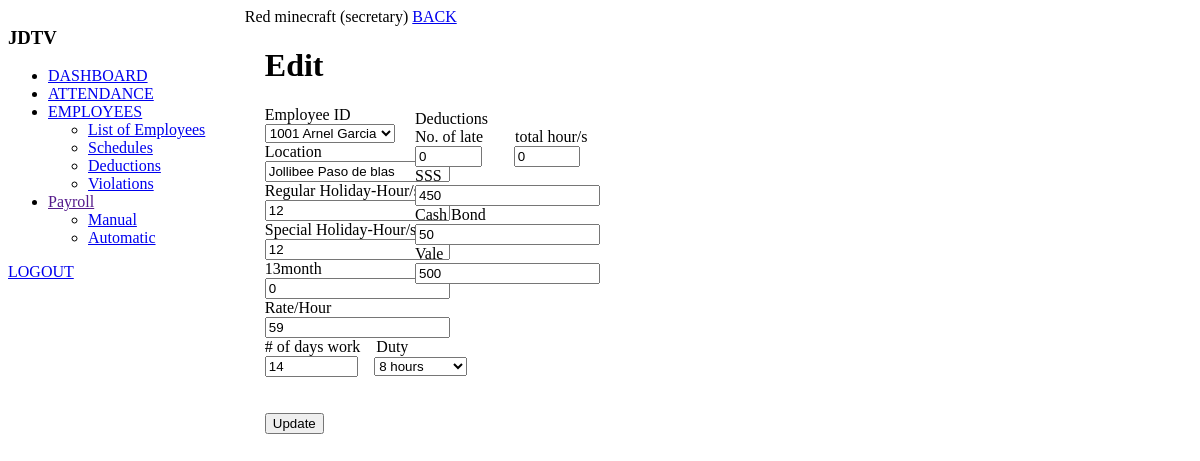
The page /emp_module-main/SecretaryPortal/updatesalary.php?logid=106 (signed in) on the database its author committed.
### tables this page shows
CREATE TABLE `generated_salary` (
  `log` int(11) NOT NULL,
  `emp_id` varchar(11) DEFAULT NULL,
  `location` varchar(255) DEFAULT NULL,
  `rate_hour` float DEFAULT NULL,
  `date` varchar(255) DEFAULT NULL,
  `hours_duty` float DEFAULT NULL,
  `regular_holiday` float DEFAULT NULL,
  `special_holiday` float DEFAULT NULL,
  `day_late` float DEFAULT NULL,
  `hrs_late` float DEFAULT NULL,
  `day_absent` float DEFAULT NULL,
  `hours_absent` float DEFAULT NULL,
  `no_of_work` float DEFAULT NULL,
  `sss` float DEFAULT NULL,
  `pagibig` float DEFAULT NULL,
  `philhealth` float DEFAULT NULL,
  `cashbond` float DEFAULT NULL,
  `vale` float DEFAULT NULL,
  `thirteenmonth` float DEFAULT NULL,
  `total_hours` float DEFAULT NULL,
  `regular_pay` float DEFAULT NULL,
  `regular_holiday_pay` float DEFAULT NULL,
  `special_holiday_pay` float DEFAULT NULL,
  `absent_pay` float DEFAULT NULL,
  `total_deduction` float DEFAULT NULL,
  `total_gross` float DEFAULT NULL,
  `total_netpay` float DEFAULT NULL,
  `dateandtime_created` varchar(50) NOT NULL
);

CREATE TABLE `emp_info` (
  `id` int(11) NOT NULL,
  `empId` varchar(255) NOT NULL,
  `companyId` varchar(255) NOT NULL,
  `firstname` varchar(255) NOT NULL,
  `lastname` varchar(255) NOT NULL,
  `address` varchar(255) NOT NULL,
  `cpnumber` varchar(11) NOT NULL,
  `status` varchar(255) NOT NULL,
  `access` varchar(255) NOT NULL,
  `position` varchar(100) NOT NULL,
  `scheduleTimeIn` varchar(100) NOT NULL,
  `scheduleTimeOut` varchar(100) NOT NULL,
  `email` varchar(255) NOT NULL,
  `password` varchar(255) NOT NULL,
  `timer` varchar(255) NOT NULL,
  `rate` float NOT NULL
);

### emp_module-main/SecretaryPortal/updatesalary.php (the view, shortened to what this page needs)
<?php
require_once('../class.php');
$sessionData = $payroll->getSessionSecretaryData();
$payroll->verifyUserAccess($sessionData['access'], $sessionData['fullname']);
$fullname = $sessionData['fullname'];
$id = $sessionData['id'];
$log=$_GET['logid'];
$payroll->updateSalary($id,$fullname);
?>
<!DOCTYPE html>
<html lang="en">
<head>
</head>
<body>
<a href="manualpayroll.php">BACK</a>
<div class="sidebar">
            <div class="sidebar__logo">
                <h3>JDTV</h3>
            </div>
            <nav>
                <ul>
                    <li class="li__records">
                        <a href="#" class="">DASHBOARD</a>
                    </li>
                    <li class="li__records active">
                        <a href="secdashboard.php" class="active">ATTENDANCE</a>
                    </li>
                    <li class="li__records active">
                        <a href="employeelist.php" class="active">EMPLOYEES</a>
                        <ul>
                            <li><a href="employeelist.php">List of Employees</a></li>
                            <li><a href="empschedule.php">Schedules</a></li>
                            <li><a href="deductions.php">Deductions</a></li>
                            <li><a href="violations.php">Violations</a></li>
                        </ul>
                    </li>
                    <li class="li__report" class ="active">
                        <a href="">Payroll</a>
                        <ul>
                            <li><a href="manualpayroll.php">Manual</a></li>
                            <li><a href="automaticpayroll.php">Automatic</a></li>
                        </ul>
                    </li>
                </ul>
            </nav>
            <div class="sidebar__logout">
                <div class="li li__logout"><a href="../logout.php">LOGOUT</a></div>
            </div>
            </div>
<div class="manual_payroll_update">
                <h1>Edit</h1>
                    <form method="post">
                    <label for="empid">Employee ID</label><br/>
                    <?php $sql ="SELECT * FROM emp_info INNER JOIN generated_salary ON emp_info.empId = generated_salary.emp_id WHERE generated_salary.log = ?;";$stmt = $payroll->con()->prepare($sql); $stmt->execute([$log]); $rows = $stmt->fetch(); echo "<select id= select-state name=empid placeholder= Pick a state...><option value=$rows->empId> $rows->empId $rows->firstname $rows->lastname</option></select>";?><br/>
                    <label for="location">Location</label><br/>
                    <input type="text" name="location" id="location" value="<?php echo $rows->location;?>"><br/>
                    <label for="regholiday">Regular Holiday-Hour/s</label><br/>
                    <input type="number" name="regholiday" id="regholiday" value="<?php echo $rows->regular_holiday;?>"><br/>
                    <label for="specialholiday">Special Holiday-Hour/s</label><br/>
                    <input type="number" name="specialholiday" id="specialholiday" value="<?php echo $rows->special_holiday;?>"><br/>
                    <label for="thirteenmonth">13month</label><br/>
                    <input type="number" name="thirteenmonth" id="thirteenmonth" value="<?php echo $rows->thirteenmonth;?>"><br/>
                    <label for="rate">Rate/Hour</label><br/>
                    <input type="number" name="rate" id="rate" step="any" value="<?php echo $rows->rate_hour;?>"></br>
                    <label for="noofdayswork"># of days work</label>&emsp;<label for="hrsduty">Duty</label>&emsp;&emsp;&emsp;&emsp;&emsp;&emsp;<br/>
                    <input type="number" name="noofdayswork" id="noofdayswork" style="width: 7em" value="<?php echo $rows->no_of_work;?>">&emsp;<select name="hrsduty" id="hrsduty" style="width: 7em">
                    <option value="8">8 hours</option><option value="12">12 hours</option></select><br/><br/><br/>
                    <button type="submit" name="edit">Update</button>
                </div>
                <div class = "deductions">
                    Deductions<br/>
                    <label for="daylate">No. of late</label>&emsp;&emsp;<label for="hrslate">total hour/s</label><br/>
                    <input type="number" name="daylate" id="daylate" style="width: 5em" value="<?php echo $rows->day_late;?>">&emsp;&emsp;<input type="number" name="hrslate" id="hrslate" style="width: 5em" value="<?php echo $rows->hrs_late;?>"><br/>
                    <label for="sss">SSS</label><br/>
                    <input type="number" name="sss" id="sss" value="<?php echo $rows->sss;?>"><br/>
                    <label for="cashbond">Cash Bond</label><br/>
                    <input type="number" name="cashbond" id="cashbond" value="<?php echo $rows->cashbond;?>"><br/>
                    <label for="cvale">Vale</label></br>
                    <input type="number" name="cvale" id="cvale" value="<?php echo $rows->vale;?>"><br/>
                </div>
</body>
</html>

### emp_module-main/SecretaryPortal/updatesalary.php (style rules this page uses)
.sidebar { float: left; width: 20%; }
.deductions { position:absolute; right:600px; top: 110px; }
.manual_payroll_update { float: left; width: 40%; padding: 0 20px; overflow: hidden; }

### rows shown on the page
generated_salary: empid "1001 Arnel Garcia", location "Jollibee Paso de blas", regholiday "12", specialholiday "12", thirteenmonth "0", rate "59", noofdayswork "14", daylate "0", hrslate "0", sss "450", cashbond "50", cvale "500"

### other values the page prints
$access "secretary"
